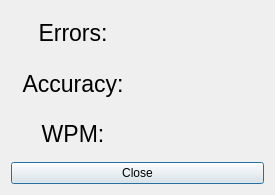
<?xml version="1.0" encoding="UTF-8"?>
<ui version="4.0">
 <class>StatsDialog</class>
 <widget class="QDialog" name="StatsDialog">
  <property name="geometry">
   <rect>
    <x>0</x>
    <y>0</y>
    <width>275</width>
    <height>195</height>
   </rect>
  </property>
  <property name="windowTitle">
   <string>Dialog</string>
  </property>
  <layout class="QGridLayout" name="gridLayout_2">
   <item row="0" column="0">
    <layout class="QGridLayout" name="gridLayout">
     <item row="0" column="0">
      <layout class="QHBoxLayout" name="horizontalLayout">
       <item>
        <widget class="QLabel" name="label">
         <property name="font">
          <font>
           <pointsize>17</pointsize>
          </font>
         </property>
         <property name="text">
          <string>Errors:</string>
         </property>
         <property name="alignment">
          <set>Qt::AlignCenter</set>
         </property>
        </widget>
       </item>
       <item>
        <widget class="QLabel" name="errors_label">
         <property name="font">
          <font>
           <pointsize>17</pointsize>
          </font>
         </property>
         <property name="text">
          <string/>
         </property>
         <property name="alignment">
          <set>Qt::AlignCenter</set>
         </property>
        </widget>
       </item>
      </layout>
     </item>
     <item row="1" column="0">
      <layout class="QHBoxLayout" name="horizontalLayout_2">
       <item>
        <widget class="QLabel" name="label_4">
         <property name="font">
          <font>
           <pointsize>17</pointsize>
          </font>
         </property>
         <property name="text">
          <string>Accuracy:</string>
         </property>
         <property name="alignment">
          <set>Qt::AlignCenter</set>
         </property>
        </widget>
       </item>
       <item>
        <widget class="QLabel" name="accur_label">
         <property name="font">
          <font>
           <pointsize>17</pointsize>
          </font>
         </property>
         <property name="text">
          <string/>
         </property>
         <property name="alignment">
          <set>Qt::AlignCenter</set>
         </property>
        </widget>
       </item>
      </layout>
     </item>
     <item row="2" column="0">
      <layout class="QHBoxLayout" name="horizontalLayout_3">
       <item>
        <widget class="QLabel" name="label_5">
         <property name="font">
          <font>
           <pointsize>17</pointsize>
          </font>
         </property>
         <property name="text">
          <string>WPM:</string>
         </property>
         <property name="alignment">
          <set>Qt::AlignCenter</set>
         </property>
        </widget>
       </item>
       <item>
        <widget class="QLabel" name="wpm_label">
         <property name="font">
          <font>
           <pointsize>17</pointsize>
          </font>
         </property>
         <property name="text">
          <string/>
         </property>
         <property name="alignment">
          <set>Qt::AlignCenter</set>
         </property>
        </widget>
       </item>
      </layout>
     </item>
    </layout>
   </item>
   <item row="1" column="0">
    <widget class="QPushButton" name="close_btn">
     <property name="focusPolicy">
      <enum>Qt::ClickFocus</enum>
     </property>
     <property name="text">
      <string>Close</string>
     </property>
    </widget>
   </item>
  </layout>
 </widget>
 <resources/>
 <connections/>
</ui>
